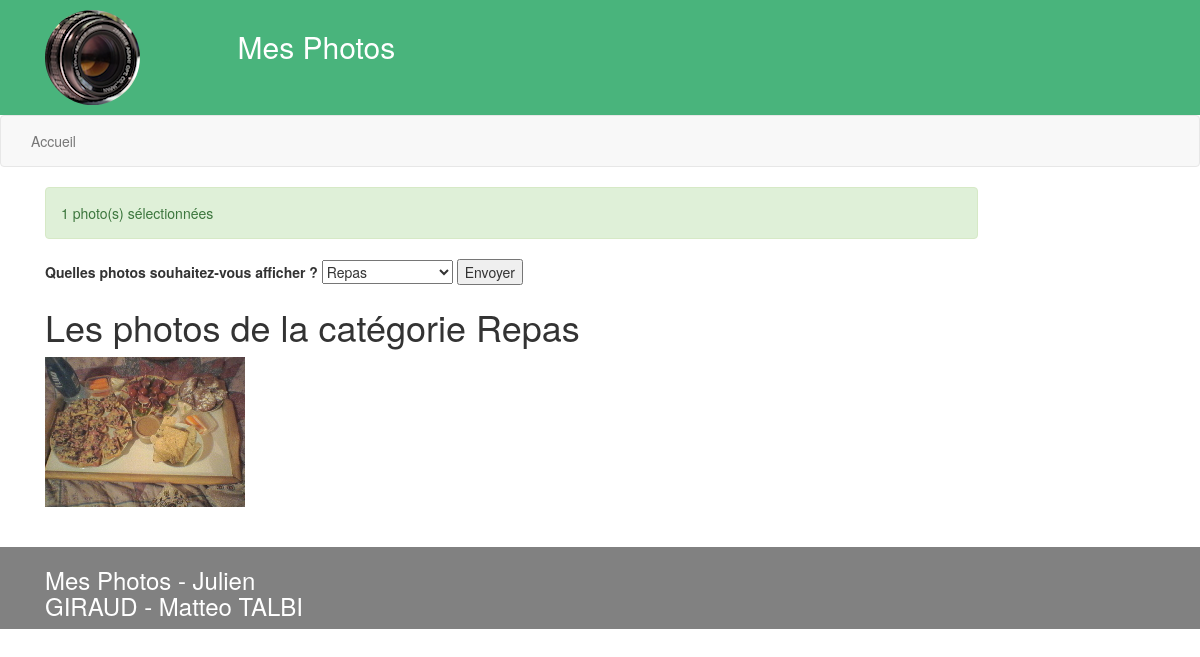
Page /index.php?categorie=2 on the committed database.
### tables this page shows
CREATE TABLE IF NOT EXISTS `categorie` (
  `catid` int(4) NOT NULL,
  `nomcat` varchar(250) NOT NULL
);

CREATE TABLE IF NOT EXISTS `photo` (
  `photoid` int(4) NOT NULL,
  `nomfich` varchar(250) NOT NULL,
  `description` varchar(250) NOT NULL,
  `catid` int(4) NOT NULL
);

### controllers/c_accueil.php (called while the page is built, shortened)
<?php
$categorieDAO = new CategorieDAO();
$categories = $categorieDAO -> getCategories();
if (isset($_POST['categorie'])) {
	if (htmlspecialchars($_POST['categorie']) != '*') {
		$catid = htmlspecialchars($_POST['categorie']);
	}
}
else {
	if (isset($_GET['categorie'])) {
		$catid = htmlspecialchars($_GET['categorie']);
	}
}
if (isset($catid)) {
	foreach ($categories as $categorie) {
		if ($categorie -> getCatid() == $catid) {
			$nomcat = $categorie -> getNomcat();
		}
	}
}
$photoDAO = new PhotoDAO();
if (isset($catid)) {
	$photos = $photoDAO -> getPhotosCat($catid);
}
else {
	$photos = $photoDAO -> getPhotos();
}
require_once(PATH_VIEWS.$page.'.php');
?>

### index.php (called while the page is built, shortened)
<?php
if (isset($_GET['page'])) {
    $page = htmlspecialchars($_GET['page']);
    if (!is_file(PATH_CONTROLLERS . $page . '.php')) {
        $page = '404';
    }
}
else {
    $page = 'accueil';
}
require_once(PATH_CONTROLLERS . $page . '.php');
?>

### models/m_Connexion.php (called while the page is built, shortened)
<?php
class Connexion {
    private $_bdd = null;
    private static $_instance = null;
    private function __construct() {
        $this -> _bdd = new PDO('mysql:host=' . BD_HOST . '; dbname=' . BD_DBNAME . '; charset=utf8', BD_USER, BD_PWD);
        $this -> _bdd -> setAttribute(PDO::ATTR_ERRMODE, PDO::ERRMODE_EXCEPTION);
    }
    public static function getInstance() {
        if(is_null(self::$_instance)) {
            self::$_instance = new Connexion();
        }
        return self::$_instance;
    }
    public function getBdd() {
        return $this -> _bdd;
    }
}
?>

### models/m_DAO.php (called while the page is built, shortened)
<?php
abstract class DAO {
    private function _requete($sql, $args = null) {
        if ($args == null) {
            $pdos = Connexion::getInstance() -> getBdd() -> query($sql);
        }
        else {
            $pdos = Connexion::getInstance() -> getBdd() -> prepare($sql);
            $pdos -> execute($args);
        }
        return $pdos;
    }
    public function queryAll($sql, $args = null) {
        try {
            $pdos = $this -> _requete($sql, $args);
            $res = $pdos -> fetchAll();
        }
        catch(PDOException $e) {
            $this -> _erreur = 'query';
            $res = false;
        }
    return $res;
    }
}

### models/m_PhotoDAO.php (called while the page is built, shortened)
<?php
require_once(PATH_ENTITY.'Photo.php');
class PhotoDAO extends DAO {
	public function getPhotosCat($catid) {
        $res = $this -> queryAll('SELECT * FROM photo WHERE catid = ' . $catid);
        $i = 0;
        if ($res) {
            foreach ($res as $ligne) {
                $tab[$i] = new Photo($ligne['photoid'], $ligne['nomfich'], $ligne['description'], $ligne['catid']);
                $i++;
            }
            return $tab;
        }
        return null;
    }
}
?>

### models/m_CategorieDAO.php (called while the page is built, shortened)
<?php
require_once(PATH_ENTITY.'Categorie.php');
class CategorieDAO extends DAO {
    public function getCategories() {
        $res = $this -> queryAll('SELECT * FROM categorie');
        $i = 0;
        if ($res) {
            foreach ($res as $ligne) {
                $tab[$i] = new Categorie($ligne['catid'], $ligne['nomcat']);
                $i++;
            }
            return $tab;
        }
        return null;
    }
}
?>

### entities/Categorie.php (called while the page is built, shortened)
<?php
class Categorie {
    private $_catid;
    private $_nomcat;
    public function __construct($catid, $nomcat) {
        $this -> _catid = $catid;
        $this -> _nomcat = $nomcat;
    }
    public function getCatid() {
        return $this -> _catid;
    }
    public function getNomcat() {
        return $this -> _nomcat;
    }
}
?>

### entities/Photo.php (called while the page is built, shortened)
<?php
class Photo {
    private $_photoid;
    private $_nomfich;
    private $_description;
    public function __construct($photoid, $nomfich, $description, $catid) {
        $this -> _photoid = $photoid;
        $this -> _nomfich = $nomfich;
        $this -> _description = $description;
    }
    public function getPhotoid() {
        return $this -> _photoid;
    }
    public function getNomfich() {
        return $this -> _nomfich;
    }
    public function getDescription() {
        return $this -> _description;
    }
}
?>

### views/v_accueil.php (the view, shortened to what this page needs)
<div class = "col-md-10 col-sm-12 col-xs-12">
<?php
if (!isset($alert)) {
?>
	<div class="alert alert-success"><?= count($photos) . ' ' . SELECTION_PHOTOS?></div>
	<form method="post" action="index.php">
	<label for="categorie"><?= CHOIX_CATEGORIE ?></label>
	   <select name = categorie id="categorie">
			<?php
			if (isset($categories)) {
				foreach ($categories as $categorie) {
					$selected = (isset($catid) && $catid == $categorie -> getCatid()) ? ' selected' : '';
					echo '<option value="' . $categorie -> getCatid() . '"' . $selected .'>' . $categorie -> getNomcat() . '</option>' . "\n";
				}
			}
			?>
	   </select>
	<input type="submit" value="Envoyer" />
	</form>
	<h1><?= isset($catid) ? PHOTOS_CATEGORIE . $nomcat : TOUTES_PHOTOS ?></h1>
	<?php
	if (isset($photos)) {
		foreach ($photos as $photo) {
			echo '<a href="index.php?page=photo&id=' . $photo -> getPhotoid() . '" title="' . INFOS_PHOTO . '">';
			echo '<img src="' . PATH_IMAGES . $photo -> getNomFich() . '" alt="' . $photo -> getDescription() . '"/>';
			echo '</a>' . "\n";
		}
	}
}
?>
</div>

### assets/css/css.css (style rules this page uses)
a, a:hover { color: #49B47C; }

### rows in the picture
categorie: nomcat "Repas"
photo: nomfich (picture)

### other values in the picture
TITRE "Mes Photos"
MENU_ACCUEIL "Accueil"
count($photos) "1"
SELECTION_PHOTOS "photo(s) sélectionnées"
CHOIX_CATEGORIE "Quelles photos souhaitez-vous afficher ?"
PHOTOS_CATEGORIE "Les photos de la catégorie"
AUTEUR "Julien GIRAUD - Matteo TALBI"
form field categorie "Repas"
